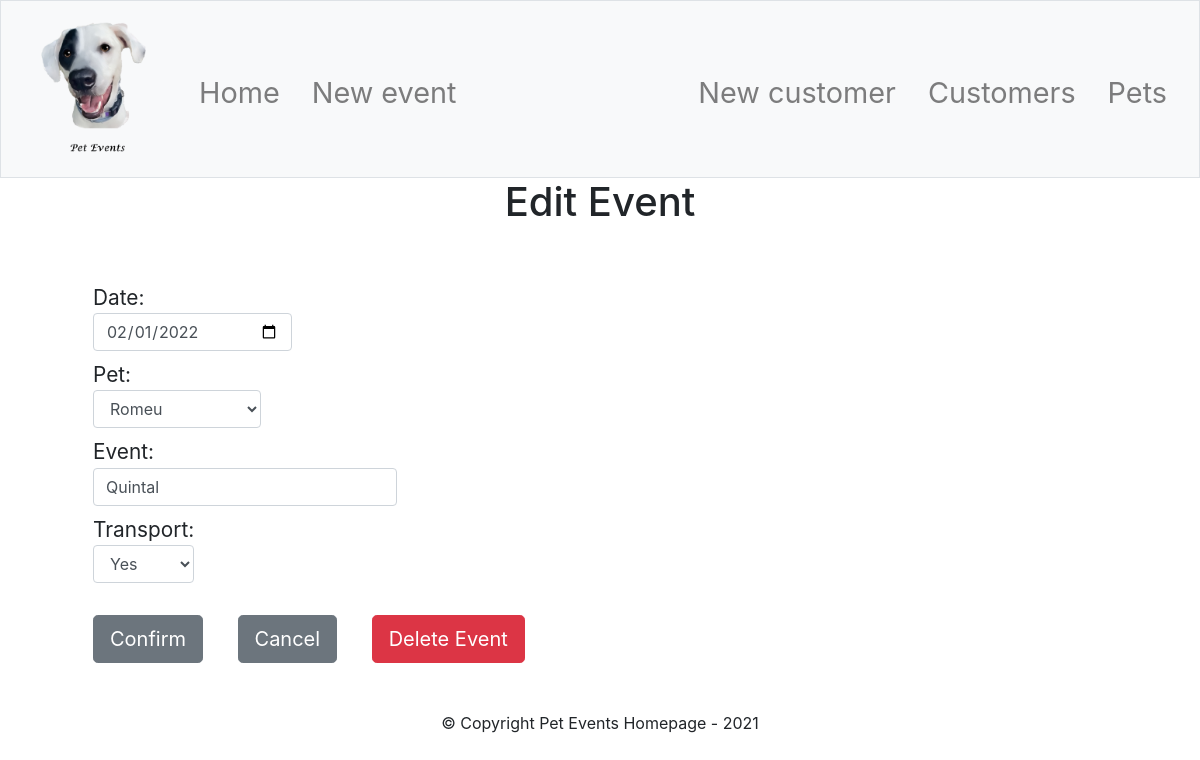
The page /event/edit_event/43 on the database its author committed.
### petevent/models.py (models this page shows, shortened)
class Events(db_alchemy.Model):
    id = db_alchemy.Column(db_alchemy.Integer, primary_key=True)
    pet_id = db_alchemy.Column(db_alchemy.Integer, db_alchemy.ForeignKey('pets.id'))
    Date = db_alchemy.Column(db_alchemy.Date, nullable=False)
    Pet = db_alchemy.Column(db_alchemy.String(15), nullable=False)
    Event = db_alchemy.Column(db_alchemy.String(45), nullable=False)
    Transport = db_alchemy.Column(db_alchemy.Boolean, default=False, nullable=False)

### petevent/routes.py (the view)
@app.route("/event/edit_event/<number>", methods=["GET", "POST"])
def edit_event(number):
    if request.method == "POST":
        if request.form.get("action") == "Confirm":
            update_event()
        elif request.form.get("action") == "Delete Event":
            event_id = request.form.get("id")
            db.execute("DELETE FROM events WHERE id = ?", event_id)
        else:
            pass
        return redirect("/")
    else:
        list_of_pets = fetch_list_of_pets()
        event = db.execute("SELECT * FROM events WHERE id = ?", number)[0]
        return render_template("/event/edit_event.html", pets=list_of_pets, event=event)

### petevent/helpers.py (called while the page is built)
def fetch_list_of_pets(full_list=False):
    if full_list:
        return db.execute("SELECT id, Name FROM pets ORDER BY Name")
    else:
        return db.execute("SELECT id, Name FROM pets WHERE IsClient = ? ORDER BY Name", 1)

### petevent/templates/event/edit_event.html (shortened to what this page needs)
{% extends "layout.html" %}
{% block links %}
<div class="collapse navbar-collapse" id="navbar">
    <ul class="navbar-nav mr-auto mt-2">
        <li class="nav-link"><a class="nav-link" href="/">Home</a></li>
        <li class="nav-link"><a class="nav-link" href="/event/new_event">New event</a></li>
    </ul>
    <ul class="navbar-nav ml-auto mt-2">
        <li class="nav-link"><a class="nav-link" href="/customer/new_customer">New customer</a></li>
        <li class="nav-link"><a class="nav-link" href="/customer/customers">Customers</a></li>
        <li class="nav-link"><a class="nav-link" href="/pet/pets">Pets</a></li>
    </ul>
</div>
{% endblock %}
{% block header %}
Edit Event
{% endblock %}
{% block main %}
<div class="container">
    <div class="section">
        <form action="" method="POST">
            <label for="date">Date:
                <br>
                <input name="date" id="date" type="date" class="form-control" value="{{ event.Date }}" autofocus
                       autocomplete="off" required>
            </label>
            <br>
            <label for="pet">Pet:
                <br>
                <select name="pet" id="pet" class="form-control" required>
                    {% for pet in pets %}
                    {% if pet.id == event.pet_id %}
                    <option value={{ pet.id }} selected>{{ pet.Name }}</option>
                    {% else %}
                    <option value={{ pet.id }}>{{ pet.Name }}</option>
                    {% endif %}
                    {% endfor %}
                </select></label>
            <br>
            <label for="event">Event:
                <input name="event" autocomplete="off" id="event" class="form-control" placeholder="Day Care, Banho..."
                       value="{{ event.Event }}" type="text" autocomplete="off" required></label>
            <br>
            <label for="transport"> Transport:
                <select name="transport" id="transport" class="form-control" required>
                    {% if event.Transport == 1 %}
                    <option value=1 selected>Yes</option>
                    {% else %}
                    <option value=1>Yes</option>
                    <option value=0 selected>No</option>
                    {% endif %}
                </select></label>
            <br>
            <br>
            <input type="submit" name="action" class="btn btn-lg btn-secondary submit" value="Confirm">
            <input type="submit" name="action" class="btn btn-lg btn-secondary submit" value="Cancel">
            <input type="submit" name="action" class="btn btn-danger btn-lg submit" value="Delete Event">
        </form>
    </div>
</div>
{% endblock %}

### petevent/static/style.css (style rules this page uses)
input { margin-right: 30px; padding: 5px 5px; }
label { font-size: 130%; }
div#navbar { font-size: 180%; }
.submit { transition: 1s all; cursor: pointer; }

### rows shown on the page
Events: date "02/01/2022", event "Quintal", transport "Yes"

### other values the page prints
form field pet "Romeu"
